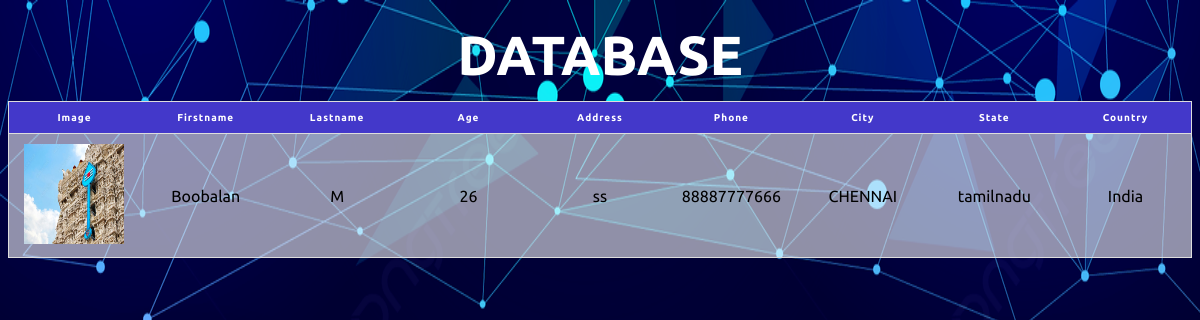
Screenshot of /Per_Database_7/ (signed in) with the database file from the repository.
### APP/models.py (models this page shows)
class UserPersonalModel(models.Model):
    user_image = models.ImageField(upload_to='profileimages/')
    firstname = models.CharField(max_length=100)
    lastname = models.CharField(max_length=100)
    age = models.IntegerField()
    address = models.TextField(null=True, blank=True)
    phone = models.IntegerField()
    city = models.CharField(max_length=100)
    state = models.CharField(max_length=100)
    country = models.CharField(max_length=100)

### APP/views.py (the view)
# urls.py: path('Per_Database_7/', views.Per_Database_7, name='Per_Database_7'),
@login_required(login_url='Login_3')
def Per_Database_7(request):
    models = UserPersonalModel.objects.all()
    return render(request, '7_Per_Database.html', {'models':models})

### templates/7_Per_Database.html (shortened to what this page needs)
<!DOCTYPE html>
<html lang="en">
<head>
</head>
<body>
    <table>
        <caption style="color: white;">DATABASE</caption>
        <thead>
          <tr class="thead">
            <th class="col">image</th>
            <th class="col">firstname</th>
            <th class="col">lastname</th>
            <th class="col">age</th>
            <th class="col">address</th>
            <th class="col">phone</th>
            <th class="col">city</th>
            <th class="col">state</th>
            <th class="col">country</th>
          </tr>
        </thead>
        <tbody>
          {% for model in models %}
          <tr>
            <td class="items">
              <img data-label="name" src="{{ model.user_image.url }}" alt="User Image" height="100" width="100">
            </td>
            <td data-label="name">{{ model.firstname }}</td>
            <td data-label="name">{{ model.lastname }}</td>
            <td data-label="name">{{ model.age }}</td>
            <td data-label="name">{{ model.address }}</td>
            <td data-label="name">{{ model.phone }}</td>
            <td data-label="name">{{ model.city }}</td>
            <td data-label="name">{{ model.state }}</td>
            <td data-label="name">{{ model.country }}</td>
          </tr>
          {% endfor %}
        </tbody>
      </table>
</body>
</html>

### templates/7_Per_Database.html (style rules this page uses)
* { font-family: 'Ubuntu', sans-serif; }
body { background:url("/static/images/A80.jpg"); background-repeat: no-repeat; background-attachment: fixed; background-size: 100% 100%; }
table { border-collapse: collapse; margin: 0 auto; padding: 0; width: 100%; table-layout: fixed; }
table caption { font-family: 'Ubuntu', sans-serif; font-size: 55px; font-weight:700; color:#00000090; padding: 15px; }
table tr { background-color: #ffffff90; border: 1px solid #ddd; padding: 10px; }
.thead { background-color: rgb(67 56 202); color:#fff; }
table th, table td { padding: 10px; text-align: center; }
table th { font-size: 10px; letter-spacing: .1em; text-transform: capitalize; }

### rows the page displays
UserPersonalModel: user_image (picture), firstname "Boobalan", lastname "M", age "26", address "ss", phone "88887777666", city "CHENNAI", state "tamilnadu", country "India"
